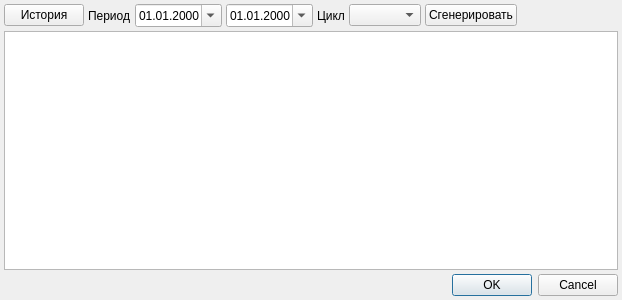
<?xml version="1.0" encoding="UTF-8"?>
<ui version="4.0">
 <class>TreatmentSchemeDialog</class>
 <widget class="QDialog" name="TreatmentSchemeDialog">
  <property name="geometry">
   <rect>
    <x>0</x>
    <y>0</y>
    <width>622</width>
    <height>300</height>
   </rect>
  </property>
  <property name="windowTitle">
   <string>Dialog</string>
  </property>
  <layout class="QGridLayout" name="gridLayout">
   <property name="margin">
    <number>4</number>
   </property>
   <property name="spacing">
    <number>4</number>
   </property>
   <item row="0" column="5">
    <widget class="CRBComboBox" name="cmbTreatmentType">
     <property name="sizeAdjustPolicy">
      <enum>QComboBox::AdjustToContents</enum>
     </property>
    </widget>
   </item>
   <item row="0" column="6">
    <widget class="QPushButton" name="btnGenerate">
     <property name="text">
      <string>Сгенерировать</string>
     </property>
    </widget>
   </item>
   <item row="0" column="2">
    <widget class="CDateEdit" name="edtBegDate">
     <property name="displayFormat">
      <string>dd.MM.yyyy</string>
     </property>
     <property name="calendarPopup">
      <bool>true</bool>
     </property>
    </widget>
   </item>
   <item row="0" column="3">
    <widget class="CDateEdit" name="edtEndDate">
     <property name="displayFormat">
      <string>dd.MM.yyyy</string>
     </property>
     <property name="calendarPopup">
      <bool>true</bool>
     </property>
    </widget>
   </item>
   <item row="0" column="4">
    <widget class="QLabel" name="lblTreatmentType">
     <property name="text">
      <string>Цикл</string>
     </property>
    </widget>
   </item>
   <item row="0" column="1">
    <widget class="QLabel" name="lblPeriod">
     <property name="text">
      <string>Период</string>
     </property>
    </widget>
   </item>
   <item row="0" column="7">
    <spacer name="horizontalSpacer">
     <property name="orientation">
      <enum>Qt::Horizontal</enum>
     </property>
     <property name="sizeHint" stdset="0">
      <size>
       <width>40</width>
       <height>20</height>
      </size>
     </property>
    </spacer>
   </item>
   <item row="0" column="0">
    <widget class="QPushButton" name="btnTreatmentHistory">
     <property name="text">
      <string>История</string>
     </property>
    </widget>
   </item>
   <item row="1" column="0" colspan="8">
    <widget class="CTreatmentSchemeInDocTableView" name="tblTreatmentScheme"/>
   </item>
   <item row="2" column="0" colspan="8">
    <widget class="QDialogButtonBox" name="buttonBox">
     <property name="orientation">
      <enum>Qt::Horizontal</enum>
     </property>
     <property name="standardButtons">
      <set>QDialogButtonBox::Cancel|QDialogButtonBox::Ok</set>
     </property>
    </widget>
   </item>
  </layout>
 </widget>
 <customwidgets>
  <customwidget>
   <class>CTreatmentSchemeInDocTableView</class>
   <extends>QTableView</extends>
   <header>Resources/TreatmentSchemeInDocTableView.h</header>
  </customwidget>
  <customwidget>
   <class>CDateEdit</class>
   <extends>QDateEdit</extends>
   <header>library/DateEdit.h</header>
  </customwidget>
  <customwidget>
   <class>CRBComboBox</class>
   <extends>QComboBox</extends>
   <header>library/crbcombobox.h</header>
  </customwidget>
 </customwidgets>
 <tabstops>
  <tabstop>btnTreatmentHistory</tabstop>
  <tabstop>cmbTreatmentType</tabstop>
  <tabstop>btnGenerate</tabstop>
  <tabstop>edtBegDate</tabstop>
  <tabstop>edtEndDate</tabstop>
  <tabstop>tblTreatmentScheme</tabstop>
  <tabstop>buttonBox</tabstop>
 </tabstops>
 <resources/>
 <connections>
  <connection>
   <sender>buttonBox</sender>
   <signal>accepted()</signal>
   <receiver>TreatmentSchemeDialog</receiver>
   <slot>accept()</slot>
   <hints>
    <hint type="sourcelabel">
     <x>248</x>
     <y>254</y>
    </hint>
    <hint type="destinationlabel">
     <x>157</x>
     <y>274</y>
    </hint>
   </hints>
  </connection>
  <connection>
   <sender>buttonBox</sender>
   <signal>rejected()</signal>
   <receiver>TreatmentSchemeDialog</receiver>
   <slot>reject()</slot>
   <hints>
    <hint type="sourcelabel">
     <x>316</x>
     <y>260</y>
    </hint>
    <hint type="destinationlabel">
     <x>286</x>
     <y>274</y>
    </hint>
   </hints>
  </connection>
 </connections>
</ui>
